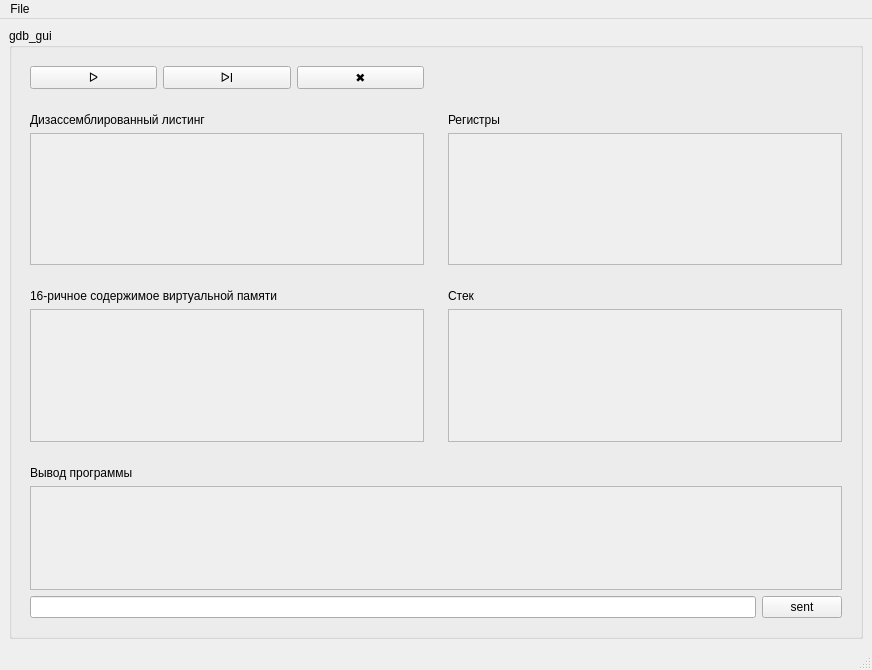
<?xml version="1.0" encoding="UTF-8"?>
<ui version="4.0">
 <class>MainWindow</class>
 <widget class="QMainWindow" name="MainWindow">
  <property name="geometry">
   <rect>
    <x>0</x>
    <y>0</y>
    <width>872</width>
    <height>670</height>
   </rect>
  </property>
  <property name="windowTitle">
   <string>MainWindow</string>
  </property>
  <widget class="QWidget" name="centralwidget">
   <layout class="QGridLayout" name="gridLayout">
    <item row="0" column="0">
     <widget class="QGroupBox" name="groupBox">
      <property name="title">
       <string>gdb_gui</string>
      </property>
      <layout class="QGridLayout" name="gridLayout_2">
       <item row="2" column="0">
        <widget class="QWidget" name="hex" native="true">
         <layout class="QVBoxLayout" name="verticalLayout_2">
          <item>
           <widget class="QLabel" name="label_2">
            <property name="text">
             <string>16-ричное содержимое виртуальной памяти</string>
            </property>
           </widget>
          </item>
          <item>
           <widget class="QScrollArea" name="scrollArea_2">
            <property name="widgetResizable">
             <bool>true</bool>
            </property>
            <widget class="QWidget" name="scrollAreaWidgetContents_2">
             <property name="geometry">
              <rect>
               <x>0</x>
               <y>0</y>
               <width>392</width>
               <height>127</height>
              </rect>
             </property>
            </widget>
           </widget>
          </item>
         </layout>
        </widget>
       </item>
       <item row="3" column="0" colspan="2">
        <widget class="QWidget" name="output" native="true">
         <layout class="QGridLayout" name="gridLayout_3">
          <item row="0" column="0">
           <widget class="QLabel" name="label_output">
            <property name="text">
             <string>Вывод программы</string>
            </property>
           </widget>
          </item>
          <item row="1" column="0" colspan="2">
           <widget class="QScrollArea" name="scroll_area_output">
            <property name="widgetResizable">
             <bool>true</bool>
            </property>
            <widget class="QWidget" name="scrollAreaWidgetContents_6">
             <property name="geometry">
              <rect>
               <x>0</x>
               <y>0</y>
               <width>810</width>
               <height>96</height>
              </rect>
             </property>
            </widget>
           </widget>
          </item>
          <item row="2" column="0">
           <widget class="QLineEdit" name="line_command"/>
          </item>
          <item row="2" column="1">
           <widget class="QPushButton" name="btn_send">
            <property name="text">
             <string>sent</string>
            </property>
           </widget>
          </item>
         </layout>
        </widget>
       </item>
       <item row="1" column="1">
        <widget class="QWidget" name="registers" native="true">
         <layout class="QVBoxLayout" name="verticalLayout_3">
          <item>
           <widget class="QLabel" name="label_registers">
            <property name="text">
             <string>Регистры</string>
            </property>
           </widget>
          </item>
          <item>
           <widget class="QScrollArea" name="scroll_area_registers">
            <property name="widgetResizable">
             <bool>true</bool>
            </property>
            <widget class="QWidget" name="scrollAreaWidgetContents_4">
             <property name="geometry">
              <rect>
               <x>0</x>
               <y>0</y>
               <width>392</width>
               <height>126</height>
              </rect>
             </property>
            </widget>
           </widget>
          </item>
         </layout>
        </widget>
       </item>
       <item row="2" column="1">
        <widget class="QWidget" name="stack" native="true">
         <layout class="QVBoxLayout" name="verticalLayout_4">
          <item>
           <widget class="QLabel" name="label_4">
            <property name="text">
             <string>Стек</string>
            </property>
           </widget>
          </item>
          <item>
           <widget class="QScrollArea" name="scrollArea_4">
            <property name="widgetResizable">
             <bool>true</bool>
            </property>
            <widget class="QWidget" name="scrollAreaWidgetContents_5">
             <property name="geometry">
              <rect>
               <x>0</x>
               <y>0</y>
               <width>392</width>
               <height>127</height>
              </rect>
             </property>
            </widget>
           </widget>
          </item>
         </layout>
        </widget>
       </item>
       <item row="1" column="0">
        <widget class="QWidget" name="disassembled_listing" native="true">
         <layout class="QVBoxLayout" name="verticalLayout">
          <item>
           <widget class="QLabel" name="label_disassembled_listing">
            <property name="text">
             <string>Дизассемблированный листинг</string>
            </property>
           </widget>
          </item>
          <item>
           <widget class="QScrollArea" name="scroll_area_disassembled_listing">
            <property name="widgetResizable">
             <bool>true</bool>
            </property>
            <widget class="QWidget" name="scrollAreaWidgetContents">
             <property name="geometry">
              <rect>
               <x>0</x>
               <y>0</y>
               <width>392</width>
               <height>126</height>
              </rect>
             </property>
            </widget>
           </widget>
          </item>
         </layout>
        </widget>
       </item>
       <item row="0" column="0">
        <widget class="QWidget" name="widget" native="true">
         <layout class="QGridLayout" name="gridLayout_4">
          <item row="0" column="2">
           <widget class="QPushButton" name="stopGdbBtn">
            <property name="text">
             <string>✖</string>
            </property>
           </widget>
          </item>
          <item row="0" column="1">
           <widget class="QPushButton" name="startBtn">
            <property name="text">
             <string>ᐅI</string>
            </property>
           </widget>
          </item>
          <item row="0" column="0">
           <widget class="QPushButton" name="nextBtn">
            <property name="text">
             <string>ᐅ</string>
            </property>
           </widget>
          </item>
         </layout>
        </widget>
       </item>
      </layout>
     </widget>
    </item>
   </layout>
  </widget>
  <widget class="QMenuBar" name="menubar">
   <property name="geometry">
    <rect>
     <x>0</x>
     <y>0</y>
     <width>872</width>
     <height>21</height>
    </rect>
   </property>
   <widget class="QMenu" name="menuFile">
    <property name="title">
     <string>File</string>
    </property>
    <addaction name="attach_to_process_btn"/>
    <addaction name="actionOpen_executable"/>
    <addaction name="actionOpen_source"/>
   </widget>
   <addaction name="menuFile"/>
  </widget>
  <widget class="QStatusBar" name="statusbar"/>
  <action name="attach_to_process_btn">
   <property name="text">
    <string>Attach to process</string>
   </property>
  </action>
  <action name="actionOpen_executable">
   <property name="text">
    <string>Open executable </string>
   </property>
  </action>
  <action name="actionOpen_source">
   <property name="text">
    <string>Open source</string>
   </property>
  </action>
 </widget>
 <resources/>
 <connections/>
</ui>
